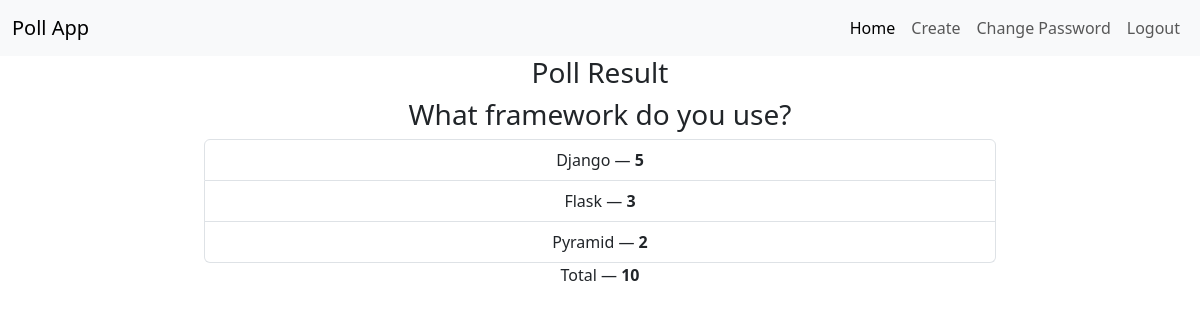
/results/1/ (signed in), run on the app's committed database.
### poll/models.py (models this page shows)
class Poll(models.Model):
    question = models.TextField()
    option_one = models.CharField(max_length=30)
    option_two = models.CharField(max_length=30)
    option_three = models.CharField(max_length=30)
    option_one_count = models.IntegerField(default=0)
    option_two_count = models.IntegerField(default=0)
    option_three_count = models.IntegerField(default=0)
    def total(self):
        return self.option_one_count + self.option_two_count + self.option_three_count

### poll/views.py (the view)
# urls.py: path('results/<poll_id>/', poll_views.results, name='results'),
def results(request, poll_id):
    poll = Poll.objects.get(pk=poll_id)
    context = {
        'poll' : poll
    }
    return render(request, 'poll/results.html', context)

### poll/templates/poll/results.html (shortened to what this page needs)
<head>
</head>
{% extends "poll/base.html" %}
{% block main %}
<div class="row justify-content-center ">
    <div class="col-lg-8 col-lg-offset-2">
        <div class="panel panel-default">
            <div class="panel-heading">
                <h3 class="panel-title">Poll Result</h3>
            </div>
            <div class="panel-body">
                <h3>{{ poll.question }}</h3>
            </div>
            <ul class="list-group">
                <li class="list-group-item">{{ poll.option_one }} &mdash; <strong>{{ poll.option_one_count }}</strong></li>
                <li class="list-group-item">{{ poll.option_two }} &mdash; <strong>{{ poll.option_two_count }}</strong></li>
                <li class="list-group-item">{{ poll.option_three }} &mdash; <strong>{{ poll.option_three_count }}</strong></li>
            </ul>
            <div class="panel-footer">
                Total &mdash; <strong>{{ poll.total }}</strong>
            </div>
        </div>
    </div>
</div>
{% endblock %}

### poll/templates/poll/results.html (style rules this page uses)
body { background-color: Aquamarine; }

### data on the page
Poll: question "What framework do you use?", option_one "Django", option_one_count "5", option_two "Flask", option_two_count "3", option_three "Pyramid", option_three_count "2", total "10"
